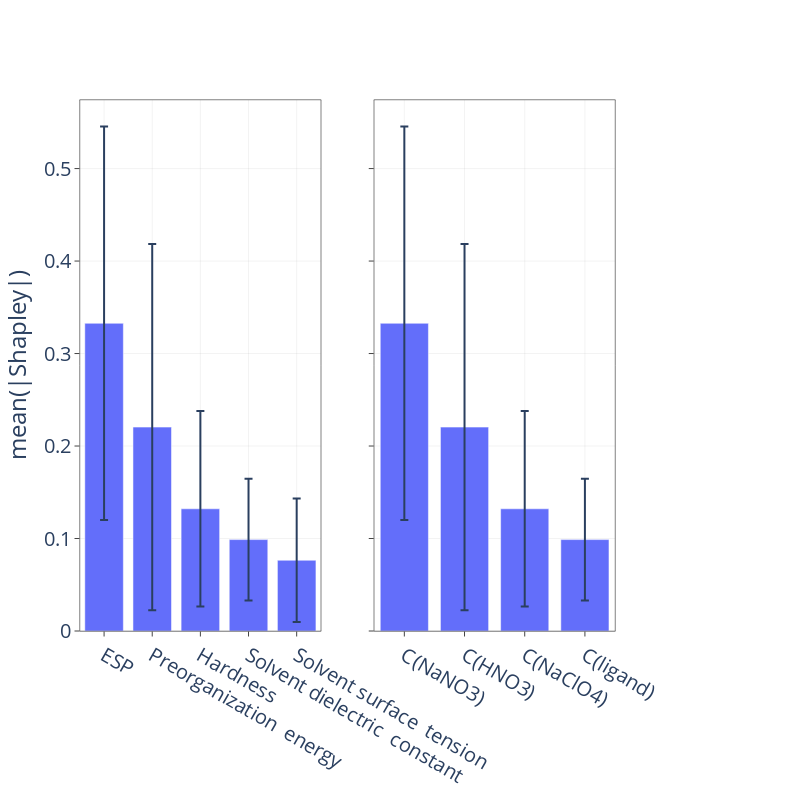

Notebook cell for this chart:
### Code cell
from plotly.subplots import make_subplots
import plotly.express as px
fig = make_subplots(rows=1, cols=2, shared_yaxes=True)
colors = px.colors.qualitative.Plotly

fig.add_trace(go.Bar(x=["ESP", "Preorganization\n energy", "Hardness", "Solvent dielectric\n constant", "Solvent surface\n tension"],
                y=[np.mean(np.abs(shap_values.values[:, i])) for i, name in enumerate(order[4:])],
                error_y=dict(type='data', array=[np.std(np.abs(shap_values.values[:, i])) for i, name in enumerate(order[4:])]),
                marker_color=colors[0],
                ), row=1, col=1)
fig.add_trace(go.Bar(x=["C(NaNO3)", "C(HNO3)", "C(NaClO4)", "C(ligand)"],
                y=[np.mean(np.abs(shap_values.values[:, i])) for i, name in enumerate(order[:4])],
                error_y=dict(type='data', array=[np.std(np.abs(shap_values.values[:, i])) for i, name in enumerate(order[:4])]),
                marker_color=colors[0],
                ), row=1, col=2)
fig.update_layout(width=800,
                  height=800,
                  showlegend=False
                 )

fig.update_xaxes(mirror=True, ticks='outside', showline=True)
fig.update_yaxes(mirror=True, ticks='outside', showline=True)
fig.update_layout(
    template="plotly_white",
    yaxis_title="mean(|Shapley|)",
    # xaxis_title=x_title,
    font=dict(
        size=20,
    )
)

fig.update_xaxes(showline=True, linewidth=0.5, linecolor='black', gridwidth=0.1, gridcolor='gray', zeroline=True,
                    zerolinewidth=0.1, zerolinecolor='black')

fig.update_yaxes(showline=True, linewidth=0.5, linecolor='black', gridwidth=0.1, gridcolor='gray', zeroline=True,
                    zerolinewidth=0.1, zerolinecolor='black')
fig.show()

### Figure 1 — Plotly figure (JSON) as saved in the notebook; plotly's stock layout.template omitted (floating-point values rounded to 4 significant figures)
{"data": [{"error_y": {"array": [0.2127, 0.198, 0.1057, 0.06585, 0.06676], "type": "data"}, "marker": {"color": "#636EFA"}, "type": "bar", "x": ["ESP", "Preorganization\n energy", "Hardness", "Solvent dielectric\n constant", "Solvent surface\n tension"], "xaxis": "x", "y": [0.3327, 0.2204, 0.1321, 0.09882, 0.0765], "yaxis": "y"}, {"error_y": {"array": [0.2127, 0.198, 0.1057, 0.06585], "type": "data"}, "marker": {"color": "#636EFA"}, "type": "bar", "x": ["C(NaNO3)", "C(HNO3)", "C(NaClO4)", "C(ligand)"], "xaxis": "x2", "y": [0.3327, 0.2204, 0.1321, 0.09882], "yaxis": "y2"}], "layout": {"font": {"size": 20}, "height": 800, "showlegend": false, "width": 800, "xaxis": {"anchor": "y", "domain": [0, 0.45], "gridcolor": "gray", "gridwidth": 0.1, "linecolor": "black", "linewidth": 0.5, "mirror": true, "showline": true, "ticks": "outside", "zeroline": true, "zerolinecolor": "black", "zerolinewidth": 0.1}, "xaxis2": {"anchor": "y2", "domain": [0.55, 1], "gridcolor": "gray", "gridwidth": 0.1, "linecolor": "black", "linewidth": 0.5, "mirror": true, "showline": true, "ticks": "outside", "zeroline": true, "zerolinecolor": "black", "zerolinewidth": 0.1}, "yaxis": {"anchor": "x", "domain": [0, 1], "gridcolor": "gray", "gridwidth": 0.1, "linecolor": "black", "linewidth": 0.5, "mirror": true, "showline": true, "ticks": "outside", "title": {"text": "mean(|Shapley|)"}, "zeroline": true, "zerolinecolor": "black", "zerolinewidth": 0.1}, "yaxis2": {"anchor": "x2", "domain": [0, 1], "gridcolor": "gray", "gridwidth": 0.1, "linecolor": "black", "linewidth": 0.5, "matches": "y", "mirror": true, "showline": true, "showticklabels": false, "ticks": "outside", "zeroline": true, "zerolinecolor": "black", "zerolinewidth": 0.1}}}
